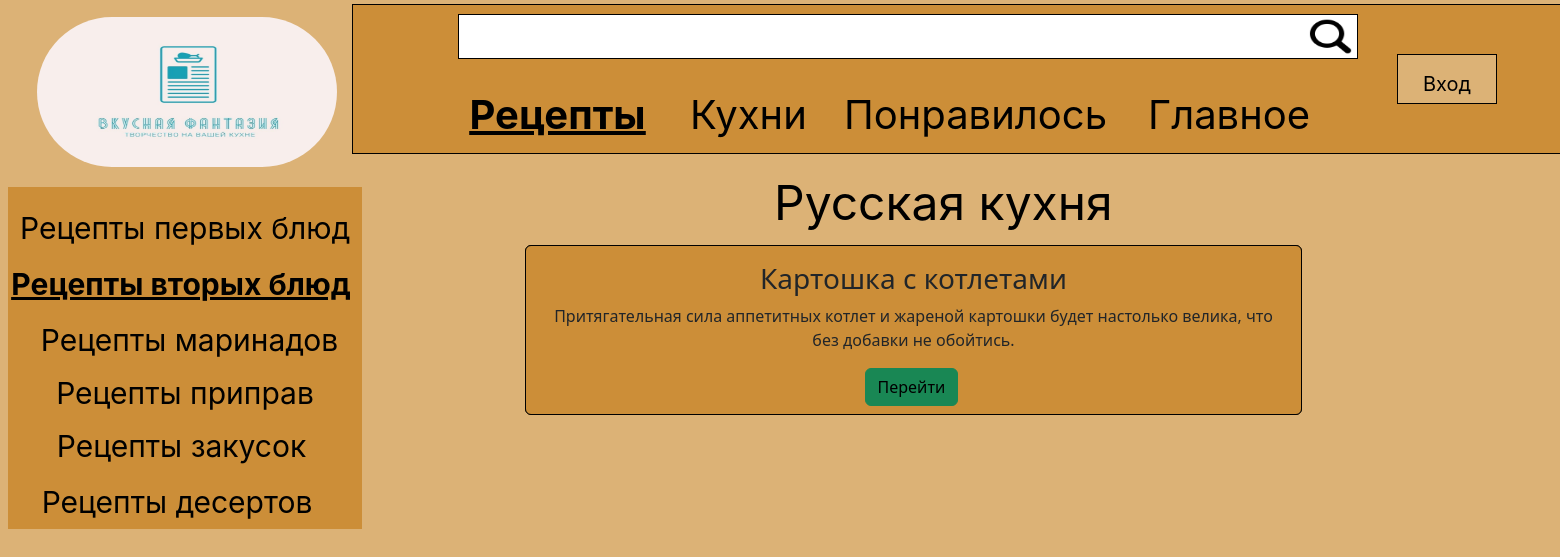
The app's page /recipe/two_Russia with its own data.
### recipe/models.py (models this page shows, shortened)
class Articles(models.Model):
    country = models.CharField ('Национальная кухня', max_length=50)
    title = models.CharField('Название блюда', max_length=100)
    photo = models.ImageField(upload_to='media')
    descriptions = models.CharField('Описание', max_length=150)
    cooking = models.TextField('Как приготовить')
    products = models.TextField('Ингредиенты')
    dish = models.CharField('Тип блюда', max_length=50)
    tableware = models.TextField('Тип приготовления')
    time = models.CharField('Время приготовления', max_length=50)
    class Meta:
        verbose_name ='Рецепт'
        verbose_name_plural = 'рецепты'

### recipe/views.py (the view)
# urls.py: path('two_Russia', views.recipe_two, ),
def recipe_two(request):
    recipe = Articles.objects.filter(dish='Второе')
    return render(request, 'recipe/recipe_two_Russia.html', {'recipe': recipe})

### recipe/templates/recipe/recipe_two_Russia.html (shortened to what this page needs)
{% extends "main/layout3.html" %}
{%  load static %}
{% block content %}
    {% for el in recipe %}
    <div class='alert alert-worning'>
        <h3>{{ el.title }}</h3>
        <p>{{ el.descriptions }}<p>
        <a href ='{% url 'recipe-detail' el.id %}' class="btn btn-success">Перейти</a>
    </div>
    {% endfor %}
{% endblock %}

### main/static/main/css/main2.css (style rules this page uses)
.btn { color: black; text-decoration: none; white-space: nowrap; }
.alert-worning { width: 777px; height: 170px; position: absolute; margin: 245px 525px; text-align: center; background: #CC8E38; border: 1px black solid; }

### records on screen
Articles: title "Картошка с котлетами", descriptions "Притягательная сила аппетитных котлет и жареной картошки будет настолько велика, что без добавки не обойтись."
